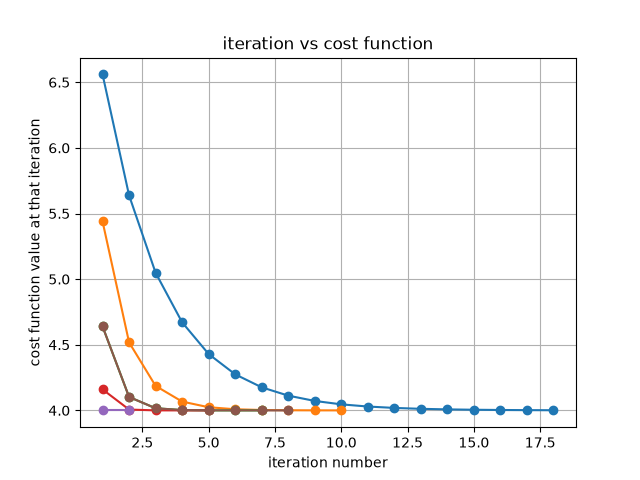

Reproduce this figure in Python.
import matplotlib.pyplot as plt
import numpy as np

# holds main function
def f(x):
   return (x**2 - 4*x + 8)

# derivative if f(x) written here
def df(x):
    return (2*x - 4)

# GD
def GD(x,a,e):
    
    xlst = [] # no of iterations
    ylst = [] # cost function
    
    # ini large value just for entering the loop
    step_size = 100 
    iter = 0
    
    print(f"{'Iter':<6} | {'x':<12} | {'df(x)':<12} | {'a*df(x)':<12} | {'x_new':<12} | {'f(x)':<12} |")
    print("-" * 70)
    
    while (abs(step_size) >= e):
        
        step_size = a*df(x)
        
        # just storing x's value before changing it further
        temp = x 
        
        x = x - step_size
        
        iter = iter + 1
        
        print(f"{iter:<6} | {temp:<12.5f} | {df(x) :<12.5f} | {step_size :<12.5f} | {x :<12.5f} | {f(x) :<12.5f}")
        
        xlst.append(iter)
        ylst.append(f(x))
        
    return xlst,ylst
        
# called the function
x,y = GD(0,0.1,0.01)
x1,y1 = GD(0,0.2,0.01)
x2,y2 = GD(0,0.3,0.01)
x3,y3 = GD(0,0.4,0.01)
x4,y4 = GD(0,0.5,0.01)
x5,y5 = GD(0,0.7,0.01)
# x6,y6 = GD(0,0.8,0.01) divergence starts here and infinite iterations 
# x7,y7 = GD(0,1,0.01)
# x8,y8 = GD(0,1.5,0.01)

# plotting
plt.plot(x,y,marker='o')
plt.plot(x1,y1,marker='o')
plt.plot(x2,y2,marker='o')
plt.plot(x3,y3,marker='o')
plt.plot(x4,y4,marker='o')
plt.plot(x5,y5,marker='o')
# plt.plot(x6,y6,marker='o')
# plt.plot(x7,y7,marker='o')


plt.title("iteration vs cost function")
plt.xlabel("iteration number")
plt.ylabel("cost function value at that iteration")
plt.grid(True)

plt.show()



        
